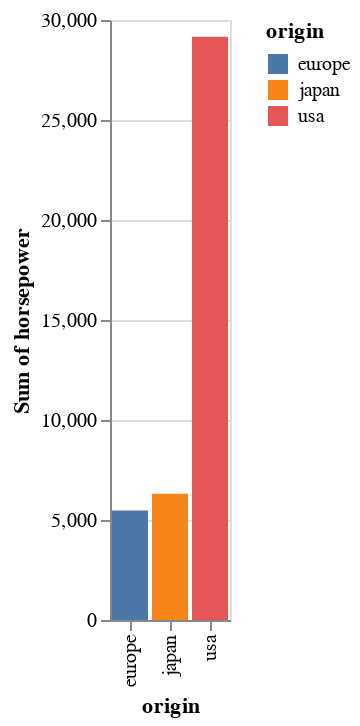

The notebook cell saved with this chart:
### Markdown cell above
Similar to `count`, there are other functions we can use, like `sum` and `mean` and `median`.  Using these on their own does not make sense, like `y="sum()"` would not make sense... instead, we need to specify what should be summed.  Here we are summing the "horsepower" column.  (If there were a column that contained all 1s, we could sum that column to get the same thing as `count()`.)

### Code cell
# what about sum?

alt.Chart(cars).mark_bar().encode(
    x="origin",
    y="sum(horsepower)",
    color="origin"
)

### Figure 1 — Vega-Lite specification as saved in the notebook (floating-point values rounded to 4 significant figures; data arrays with more than 128 entries replaced by an {"elided": "..."} marker saying what was removed)
{"config": {"view": {"continuousWidth": 400, "continuousHeight": 300}}, "data": {"name": "data-f1198cc0481ad698d7dc4699e0a3efa7"}, "mark": "bar", "encoding": {"color": {"field": "origin", "type": "nominal"}, "x": {"field": "origin", "type": "nominal"}, "y": {"aggregate": "sum", "field": "horsepower", "type": "quantitative"}}, "$schema": "https://vega.github.io/schema/vega-lite/v4.17.0.json", "datasets": {"data-f1198cc0481ad698d7dc4699e0a3efa7": {"elided": "398 records"}}}
